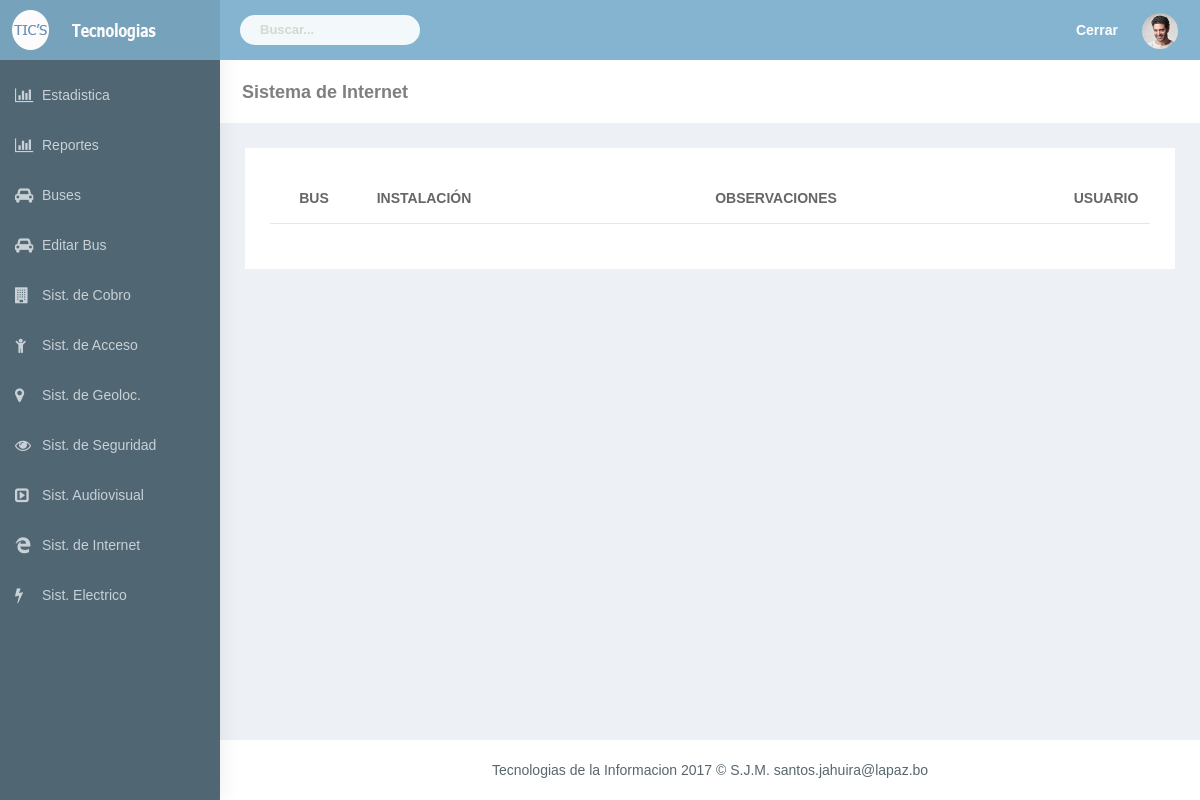
/html/reporte_internet.php?dato=Intermitente&dato3=estado, run on an earlier commit of the app's database.
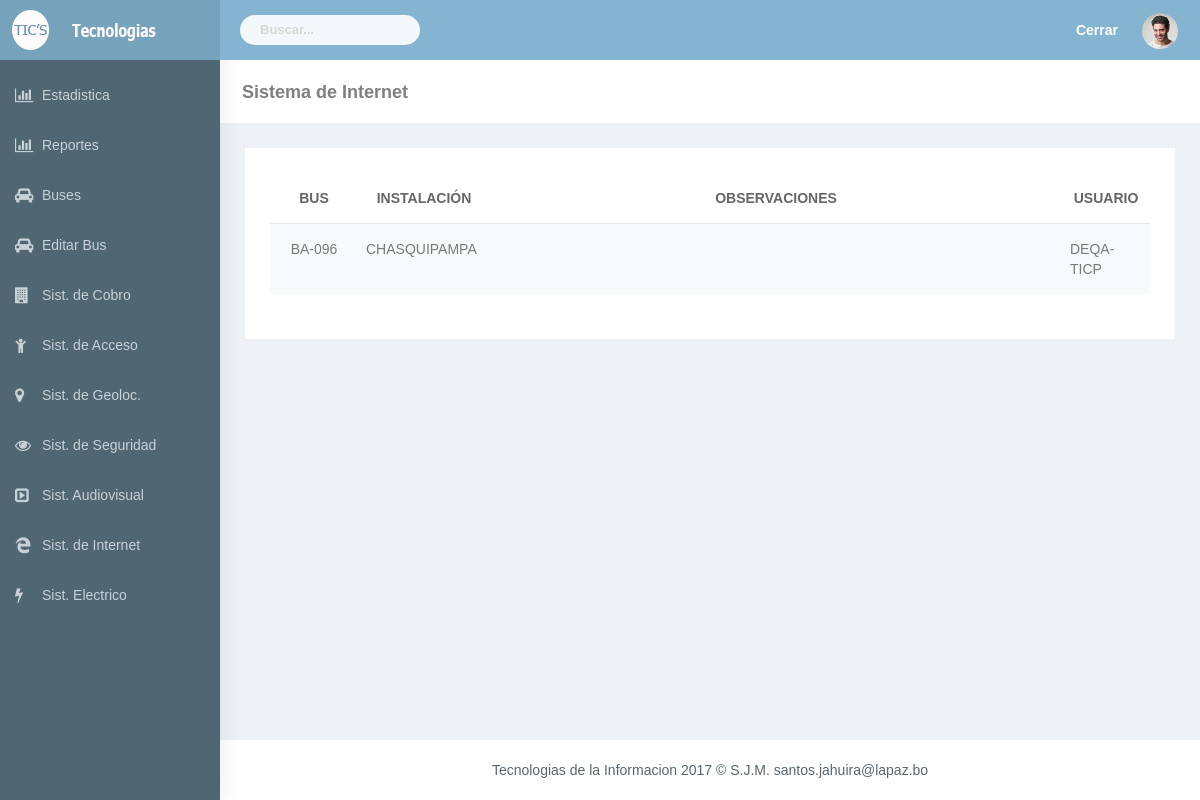
And on a later commit of the database.
### tables this page shows
CREATE TABLE `internet` (
  `idInternet` int(11) NOT NULL,
  `bus_idbus` int(11) NOT NULL,
  `instalacion_idinstalacion` int(11) NOT NULL,
  `usuario_idusuario` int(11) NOT NULL,
  `estado` varchar(45) NOT NULL,
  `router_existencia` varchar(45) NOT NULL,
  `rout_num_serie` varchar(45) NOT NULL,
  `rout_num_imei` varchar(45) NOT NULL,
  `rout_estado` varchar(45) NOT NULL,
  `rout_ubicacion` varchar(45) NOT NULL,
  `rout_cargador` varchar(45) NOT NULL,
  `sim` varchar(45) NOT NULL,
  `sim_ubicacion` varchar(45) NOT NULL,
  `sim_numero` varchar(45) NOT NULL,
  `sim_serie` varchar(45) NOT NULL,
  `abrazaderas` varchar(45) NOT NULL,
  `cloud` varchar(45) NOT NULL,
  `cloud_estado` varchar(45) NOT NULL,
  `cloud_numero` varchar(45) NOT NULL,
  `cloud_serie` varchar(45) NOT NULL,
  `cloud_cargador` varchar(45) NOT NULL,
  `obs` varchar(800) NOT NULL,
  `fecha` datetime NOT NULL
);

CREATE TABLE `bus` (
  `idbus` int(11) NOT NULL,
  `nombre_bus` varchar(45) NOT NULL,
  `placa` varchar(45) DEFAULT NULL,
  `si_cobro` int(11) NOT NULL,
  `si_acceso` int(11) NOT NULL,
  `si_geoloc` int(11) NOT NULL,
  `si_segurida` int(11) NOT NULL,
  `si_audiovicual` int(11) NOT NULL,
  `si_internet` int(11) NOT NULL,
  `si_electrico` int(11) NOT NULL
);

CREATE TABLE `instalacion` (
  `idinstalacion` int(11) NOT NULL,
  `nombre_instalacion` varchar(45) NOT NULL,
  `abreviado` varchar(45) NOT NULL
);

CREATE TABLE `usuario` (
  `idusuario` int(11) NOT NULL,
  `cod_user` varchar(45) DEFAULT NULL,
  `roles_idroles` int(11) NOT NULL,
  `nombre` varchar(45) NOT NULL,
  `paterno` varchar(45) DEFAULT NULL,
  `materno` varchar(45) DEFAULT NULL,
  `ci` varchar(45) NOT NULL,
  `pass` varchar(70) DEFAULT NULL
);

### html/reporte_internet.php (the view, shortened to what this page needs)
<?php
include("header.php");
 ?>
        <div id="page-wrapper">
            <div class="container-fluid">
                <div class="row bg-title">
                    <div class="col-lg-3 col-md-4 col-sm-4 col-xs-12">
                        <h4 class="page-title">Sistema de Internet</h4> </div>
                </div>
                <div class="row">
                    <div class="col-sm-12">
                        <div class="white-box">
                            <div class="table  table-striped table-responsive" id="dvData">
                               <table class="table table-striped  table-condensed text-center"  >
                                    <thead>
                                        <tr>
                                            <th WIDTH="10%" class="text-center"><strong>BUS</strong></th>
                                            <th WIDTH="15%" class="text-center"><strong>INSTALACIÓN</strong> </th>
                                            <th WIDTH="65%" class="text-center"><strong>OBSERVACIONES</strong></th>
                                            <th WIDTH="10%" class="text-center"><strong>USUARIO</strong></th>
                                        </tr>
                                    </thead>
                                   <tbody class="buscar">
                                       <?php
										$dato=$_GET['dato'];
										$dato3=$_GET['dato3'];
                                        $dat="  SELECT
												bus.nombre_bus,
												usuario.cod_user,
												internet.obs,
												instalacion.nombre_instalacion
												FROM
												internet
												INNER JOIN bus ON internet.bus_idbus = bus.idbus
												INNER JOIN instalacion ON internet.instalacion_idinstalacion = instalacion.idinstalacion
												INNER JOIN usuario ON internet.usuario_idusuario = usuario.idusuario
												WHERE $dato3 ='$dato'
												ORDER BY
												idbus ASC";
										$da=mysql_query($dat);
                                        while($c = mysql_fetch_assoc($da))
                                        {
                                        ?>
                                        <tr>
											<td class="text-center"> <?php echo $c['nombre_bus'];?> </td>
											<td class="text-left"> <?php echo $c['nombre_instalacion'];?> </td>
											<td class="text-left"> <?php echo $c['obs'];?> </td>
											<td class="text-left"> <?php echo $c['cod_user'];?> </td>
                                        </tr>
                                             <?php }?>
                                    </tbody>
                                </table>
                                 </div>
                        </div>
                    </div>
                </div>
            </div>
<?php  include("foter.php"); ?>

What changed in the data, as far as the page shows it:
added internet: bus_idbus.nombre_bus "BA-096", instalacion_idinstalacion.nombre_instalacion "CHASQUIPAMPA", usuario_idusuario.cod_user "DEQA-TICP"
